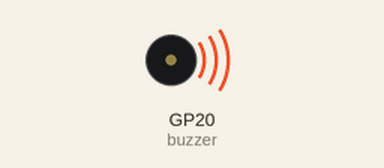
A program run on a simulated Raspberry Pi Pico running MicroPython. Shown: buzzer (waves = sounding). At 10.6 s the program stops and its outputs stay as they are.

Above: at 0.1 s.
At 10.7 s:
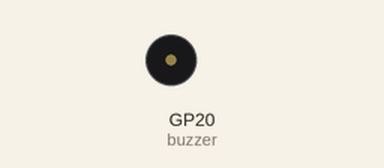
Timing chart, 0 to 12.1 s (numbered marks = the images above):
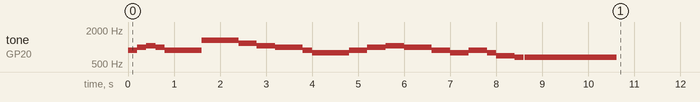

Measured:
- by itself, tone on GP20 (buzzer): plays 880 Hz for 0.20 s, 988 Hz for 0.20 s, 1047 Hz for 0.20 s, 988 Hz for 0.20 s, 880 Hz for 0.80 s, 1319 Hz for 0.80 s … (22 notes in this stretch)

The program:

mozart.py
```python
from utime import sleep
import time
from machine import Pin, I2C, PWM

tones = {
"B0": 31,
"C1": 33,
"CS1": 35,
"D1": 37,
"DS1": 39,
"E1": 41,
"F1": 44,
"FS1": 46,
"G1": 49,
"GS1": 52,
"A1": 55,
"AS1": 58,
"B1": 62,
"C2": 65,
"CS2": 69,
"D2": 73,
"DS2": 78,
"E2": 82,
"F2": 87,
"FS2": 93,
"G2": 98,
"GS2": 104,
"A2": 110,
"AS2": 117,
"B2": 123,
"C3": 131,
"CS3": 139,
"D3": 147,
"DS3": 156,
"E3": 165,
"F3": 175,
"FS3": 185,
"G3": 196,
"GS3": 208,
"A3": 220,
"AS3": 233,
"B3": 247,
"C4": 262,
"CS4": 277,
"D4": 294,
"DS4": 311,
"E4": 330,
"F4": 349,
"FS4": 370,
"G4": 392,
"GS4": 415,
"A4": 440,
"AS4": 466,
"B4": 494,
"C5": 523,
"CS5": 554,
"D5": 587,
"DS5": 622,
"E5": 659,
"F5": 698,
"FS5": 740,
"G5": 784,
"GS5": 831,
"A5": 880,
"AS5": 932,
"B5": 988,
"C6": 1047,
"CS6": 1109,
"D6": 1175,
"DS6": 1245,
"E6": 1319,
"F6": 1397,
"FS6": 1480,
"G6": 1568,
"GS6": 1661,
"A6": 1760,
"AS6": 1865,
"B6": 1976,
"C7": 2093,
"CS7": 2217,
"D7": 2349,
"DS7": 2489,
"E7": 2637,
"F7": 2794,
"FS7": 2960,
"G7": 3136,
"GS7": 3322,
"A7": 3520,
"AS7": 3729,
"B7": 3951,
"C8": 4186,
"CS8": 4435,
"D8": 4699,
"DS8": 4978
}

song = ["A5","B5","C5", "B5", "A5", "A5", "E5", "E5", "D5","C5","B5","A5","G5","G5","P"]

buzzer = PWM(Pin(20))
buzzer.duty_u16(0)
def playtone(frequency):
    buzzer.duty_u16(3000)
    buzzer.freq(frequency)

def bequiet():
    buzzer.duty_u16(0)

def playsong():

    playtone(tones["A5"])
    sleep(0.2)
    playtone(tones["B5"])
    sleep(0.2)
    playtone(tones["C6"])
    sleep(0.2)
    playtone(tones["B5"])
    sleep(0.2)
    playtone(tones["A5"])
    sleep(0.8)
    playtone(tones["E6"])
    sleep(0.8)

    playtone(tones["D6"])
    sleep(0.4)
    playtone(tones["C6"])
    sleep(0.4)

    playtone(tones["B5"])
    sleep(0.6)

    playtone(tones["A5"])
    sleep(0.2)

    playtone(tones["G5"])
    sleep(0.8)

    playtone(tones["A5"])
    sleep(0.4)

    playtone(tones["B5"])
    sleep(0.4)

    playtone(tones["C6"])
    sleep(0.4)

    playtone(tones["B5"])
    sleep(0.2)
    bequiet()
    playtone(tones["B5"])
    sleep(0.4)
    playtone(tones["A5"])
    sleep(0.4)

    playtone(tones["G5"])
    sleep(0.4)
    playtone(tones["A5"])
    sleep(0.4)

    playtone(tones["G5"])
    sleep(0.2)

    playtone(tones["F5"])
    sleep(0.2)
    bequiet()
    playtone(tones["F5"])
    sleep(0.2)
    playtone(tones["E5"])
    sleep(0.2)
    bequiet()
    sleep(0.02)
    playtone(tones["E5"])
    sleep(2)


    bequiet()
playsong()
```
